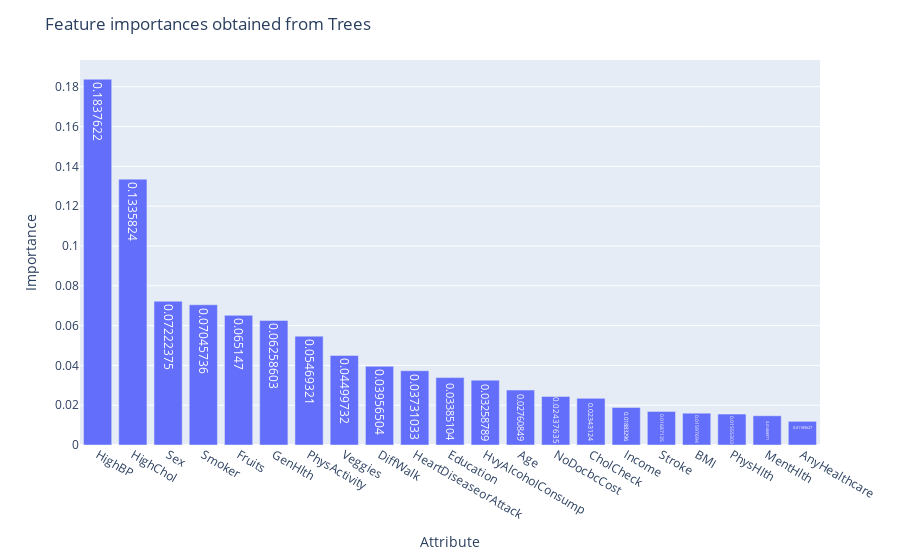

Notebook code cell kept with this figure:
### Markdown cell above
From the Above We can see not too much has changed from the file 2 coefff except this time its all inverted kinda. Interestingly the ai doesnt care much at all for HeartDisease, Mental Hlth, Fruites, Education and PhysActivity.

Next Up let me try with a tree model

#### Method 2. Importance From Trees

### Code cell
model = XGBClassifier()
model.fit(X_train_scaled, y_train)
importances = pd.DataFrame(data={
    'Attribute': X_train.columns,
    'Importance': model.feature_importances_
})
importances = importances.sort_values(by='Importance', ascending=False)

fig = px.bar(importances, x="Attribute", y="Importance", text_auto=True)
fig.update_layout(barmode='relative', title_text='Feature importances obtained from Trees')
fig.show()

### Figure 1 — Plotly figure (JSON) as saved in the notebook; plotly's stock layout.template omitted (floating-point values rounded to 4 significant figures)
{"data": [{"alignmentgroup": "True", "hovertemplate": "Attribute=%{x}<br>Importance=%{y}<extra></extra>", "legendgroup": "", "marker": {"color": "#636efa", "pattern": {"shape": ""}}, "name": "", "offsetgroup": "", "orientation": "v", "showlegend": false, "textposition": "auto", "texttemplate": "%{y}", "type": "bar", "x": ["HighBP", "HighChol", "Sex", "Smoker", "Fruits", "GenHlth", "PhysActivity", "Veggies", "DiffWalk", "HeartDiseaseorAttack", "Education", "HvyAlcoholConsump", "Age", "NoDocbcCost", "CholCheck", "Income", "Stroke", "BMI", "PhysHlth", "MentHlth", "AnyHealthcare"], "xaxis": "x", "y": [0.1838, 0.1336, 0.07222, 0.07046, 0.06515, 0.06259, 0.05469, 0.045, 0.03957, 0.03731, 0.03385, 0.03259, 0.02761, 0.02438, 0.02343, 0.01883, 0.01687, 0.01598, 0.01555, 0.01469, 0.0119], "yaxis": "y"}], "layout": {"barmode": "relative", "legend": {"tracegroupgap": 0}, "margin": {"t": 60}, "title": {"text": "Feature importances obtained from Trees"}, "xaxis": {"anchor": "y", "domain": [0, 1], "title": {"text": "Attribute"}}, "yaxis": {"anchor": "x", "domain": [0, 1], "title": {"text": "Importance"}}}}
